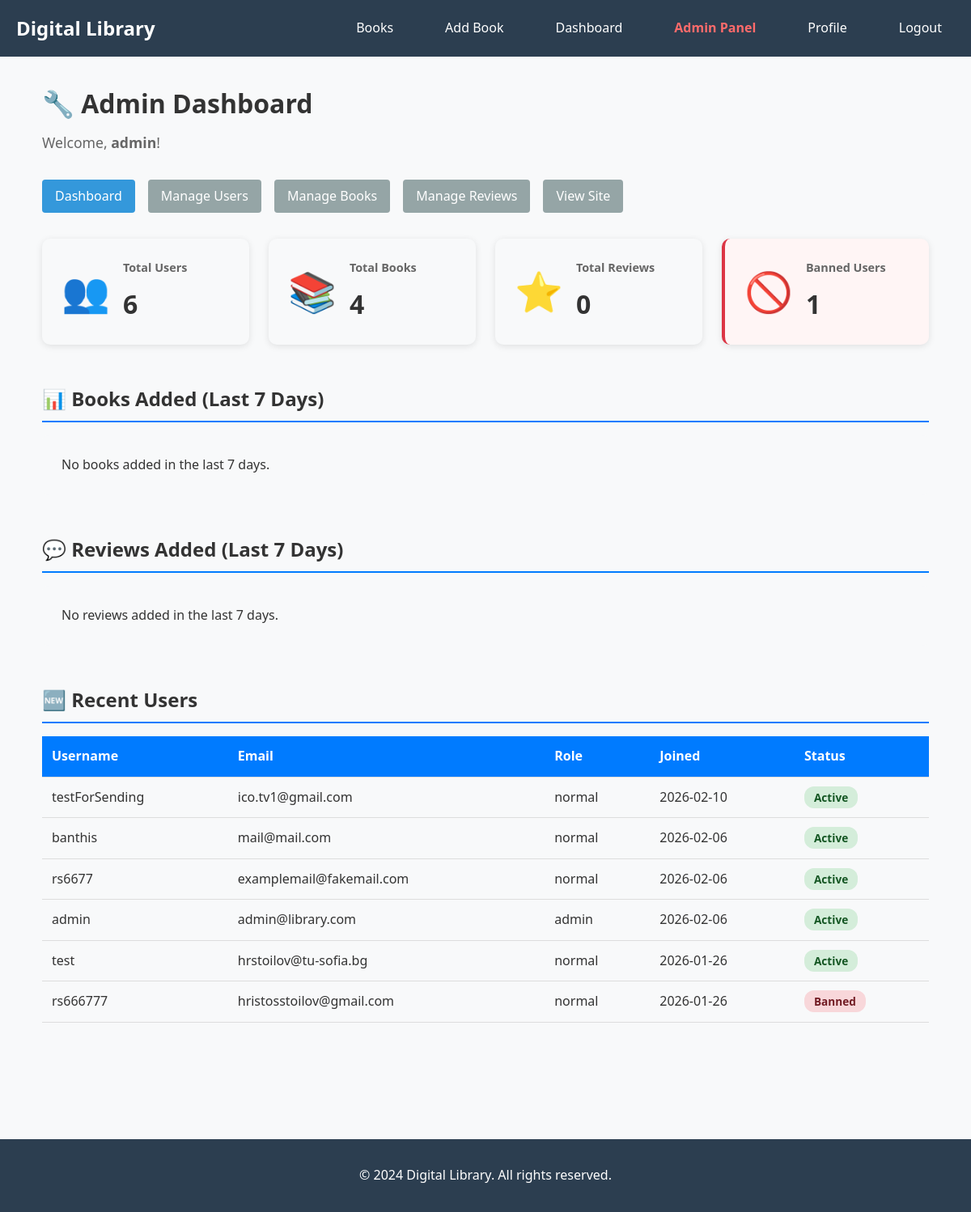
The page /user/admin/dashboard (signed in) on the database its author committed.
### models.py (models this page shows, shortened)
class User(UserMixin, db.Model):
    id = db.Column(db.Integer, primary_key=True)
    username = db.Column(db.String(150), unique=True, nullable=False)
    email = db.Column(db.String(150), unique=True, nullable=False)
    password_hash = db.Column(db.String(150), nullable=False)
    role = db.Column(db.String(20), default='normal', nullable=False)  # 'normal' or 'admin'
    is_banned = db.Column(db.Boolean, default=False, nullable=False)
    created_at = db.Column(db.DateTime, default=datetime.utcnow)
    profile_picture = db.Column(db.String(300))
    bio = db.Column(db.Text)
    reviews = db.relationship('Review', backref='author', lazy=True)
    def is_admin(self):
        return self.role == 'admin'

### routes/admin_routes.py (the view)
@admin_bp.route("/user/admin/dashboard")
@login_required
@admin_required
def admin_dashboard():
    total_users = User.query.count()
    total_books = Book.query.count()
    total_reviews = Review.query.count()
    banned_users = User.query.filter_by(is_banned=True).count()
    seven_days_ago = datetime.utcnow() - timedelta(days=7)
    books_per_day = db.session.query(
        func.date(Book.created_at).label('date'),
        func.count(Book.id).label('count')
    ).filter(Book.created_at >= seven_days_ago).group_by(
        func.date(Book.created_at)
    ).order_by(func.date(Book.created_at)).all()
    reviews_per_day = db.session.query(
        func.date(Review.created_at).label('date'),
        func.count(Review.id).label('count')
    ).filter(Review.created_at >= seven_days_ago).group_by(
        func.date(Review.created_at)
    ).order_by(func.date(Review.created_at)).all()
    recent_users = User.query.order_by(User.created_at.desc()).limit(10).all()
    recent_books = Book.query.order_by(Book.created_at.desc()).limit(10).all()
    recent_reviews = Review.query.order_by(Review.created_at.desc()).limit(10).all()
    return render_template('admin/dashboard.html',
                         total_users=total_users,
                         total_books=total_books,
                         total_reviews=total_reviews,
                         banned_users=banned_users,
                         books_per_day=books_per_day,
                         reviews_per_day=reviews_per_day,
                         recent_users=recent_users,
                         recent_books=recent_books,
                         recent_reviews=recent_reviews)

### app.py (called while the page is built)
@login_manager.user_loader
def load_user(user_id):
    return User.query.get(int(user_id))

### routes/admin_routes.py (called while the page is built)
def admin_required(f):
    @wraps(f)
    def decorated_function(*args, **kwargs):
        if not current_user.is_authenticated or not current_user.is_admin():
            flash('You do not have permission to access this page.')
            return redirect(url_for('main.index'))
        return f(*args, **kwargs)
    return decorated_function

### templates/admin/dashboard.html (shortened to what this page needs)
{% extends "base.html" %}
{% block content %}
<div class="admin-dashboard">
    <h1>🔧 Admin Dashboard</h1>
    <p class="welcome-message">Welcome, <strong>{{ current_user.username }}</strong>!</p>
    <div class="admin-nav">
        <a href="{{ url_for('admin.admin_dashboard') }}" class="btn btn-primary">Dashboard</a>
        <a href="{{ url_for('admin.manage_users') }}" class="btn btn-secondary">Manage Users</a>
        <a href="{{ url_for('admin.manage_books') }}" class="btn btn-secondary">Manage Books</a>
        <a href="{{ url_for('admin.manage_reviews') }}" class="btn btn-secondary">Manage Reviews</a>
        <a href="{{ url_for('book.user_books') }}" class="btn btn-secondary">View Site</a>
    </div>
    <div class="stats-overview">
        <div class="stat-card">
            <div class="stat-icon">👥</div>
            <div class="stat-content">
                <h3>Total Users</h3>
                <p class="stat-number">{{ total_users }}</p>
            </div>
        </div>
        <div class="stat-card">
            <div class="stat-icon">📚</div>
            <div class="stat-content">
                <h3>Total Books</h3>
                <p class="stat-number">{{ total_books }}</p>
            </div>
        </div>
        <div class="stat-card">
            <div class="stat-icon">⭐</div>
            <div class="stat-content">
                <h3>Total Reviews</h3>
                <p class="stat-number">{{ total_reviews }}</p>
            </div>
        </div>
        <div class="stat-card danger">
            <div class="stat-icon">🚫</div>
            <div class="stat-content">
                <h3>Banned Users</h3>
                <p class="stat-number">{{ banned_users }}</p>
            </div>
        </div>
    </div>
    <div class="admin-section">
        <h2>📊 Books Added (Last 7 Days)</h2>
        <div class="chart-container">
            {% if books_per_day %}
                <table class="stats-table">
                    <thead>
                        <tr>
                            <th>Date</th>
                            <th>Books Added</th>
                        </tr>
                    </thead>
                    <tbody>
                        {% for entry in books_per_day %}
                        <tr>
                            <td>{{ entry.date }}</td>
                            <td>{{ entry.count }}</td>
                        </tr>
                        {% endfor %}
                    </tbody>
                </table>
            {% else %}
                <p>No books added in the last 7 days.</p>
            {% endif %}
        </div>
    </div>
    <div class="admin-section">
        <h2>💬 Reviews Added (Last 7 Days)</h2>
        <div class="chart-container">
            {% if reviews_per_day %}
                <table class="stats-table">
                    <thead>
                        <tr>
                            <th>Date</th>
                            <th>Reviews Added</th>
                        </tr>
                    </thead>
                    <tbody>
                        {% for entry in reviews_per_day %}
                        <tr>
                            <td>{{ entry.date }}</td>
                            <td>{{ entry.count }}</td>
                        </tr>
                        {% endfor %}
                    </tbody>
                </table>
            {% else %}
                <p>No reviews added in the last 7 days.</p>
            {% endif %}
        </div>
    </div>
    <div class="admin-section">
        <h2>🆕 Recent Users</h2>
        {% if recent_users %}
            <table class="admin-table">
                <thead>
                    <tr>
                        <th>Username</th>
                        <th>Email</th>
                        <th>Role</th>
                        <th>Joined</th>
                        <th>Status</th>
                    </tr>
                </thead>
                <tbody>
                    {% for user in recent_users %}
                    <tr>
                        <td>{{ user.username }}</td>
                        <td>{{ user.email }}</td>
                        <td>{{ user.role }}</td>
                        <td>{{ user.created_at.strftime('%Y-%m-%d') }}</td>
                        <td>
                            {% if user.is_banned %}
                                <span class="badge badge-danger">Banned</span>
                            {% else %}
                                <span class="badge badge-success">Active</span>
                            {% endif %}
                        </td>
                    </tr>
                    {% endfor %}
                </tbody>
            </table>
        {% else %}
            <p>No users yet.</p>
        {% endif %}
    </div>
</div>
{% endblock %}

### static/css/style.css (style rules this page uses)
* { margin: 0; padding: 0; box-sizing: border-box; }
body { font-family: 'Segoe UI', Tahoma, Geneva, Verdana, sans-serif; line-height: 1.6; color: #333; background-color: #f8f9fa; }
.btn { display: inline-block; padding: 0.5rem 1rem; text-decoration: none; border: none; border-radius: 4px; cursor: pointer; font-size: 1rem; transition: background-color 0.3s; }
.btn-primary { background-color: #3498db; color: white; }
.btn-secondary { background-color: #95a5a6; color: white; }

### templates/admin/dashboard.html (style rules this page uses)
.admin-dashboard { max-width: 1400px; margin: 0 auto; padding: 2rem; }
.admin-dashboard h1 { margin-bottom: 0.5rem; }
.welcome-message { color: #666; margin-bottom: 2rem; font-size: 1.1rem; }
.admin-nav { margin-bottom: 2rem; display: flex; gap: 1rem; flex-wrap: wrap; }
.stats-overview { display: grid; grid-template-columns: repeat(auto-fit, minmax(250px, 1fr)); gap: 1.5rem; margin-bottom: 3rem; }
.stat-card { display: flex; align-items: center; padding: 1.5rem; background: #f8f9fa; border-radius: 10px; box-shadow: 0 2px 8px rgba(0,0,0,0.1); }
.stat-card.danger { background: #fff5f5; border-left: 4px solid #dc3545; }
.stat-icon { font-size: 3rem; margin-right: 1rem; }
.stat-content h3 { margin: 0; font-size: 0.9rem; color: #666; }
.stat-number { margin: 0.5rem 0 0 0; font-size: 2rem; font-weight: bold; color: #333; }
.admin-section { margin-bottom: 3rem; }
.admin-section h2 { margin-bottom: 1rem; border-bottom: 2px solid #007bff; padding-bottom: 0.5rem; }
.chart-container { background: #f8f9fa; padding: 1.5rem; border-radius: 8px; }
.stats-table, .admin-table { width: 100%; border-collapse: collapse; }
.stats-table th, .stats-table td, .admin-table th, .admin-table td { padding: 0.75rem; text-align: left; border-bottom: 1px solid #ddd; }
.stats-table th, .admin-table th { background: #007bff; color: white; font-weight: 600; }
.badge { padding: 0.25rem 0.75rem; border-radius: 12px; font-size: 0.85rem; font-weight: 600; }
.badge-success { background: #d4edda; color: #155724; }
.badge-danger { background: #f8d7da; color: #721c24; }

### rows shown on the page
User: username "admin", email "admin@library.com", role "admin", created_at "2026-02-06", is_banned "Active"
User: username "testForSending", email "ico.tv1@gmail.com", role "normal", created_at "2026-02-10", is_banned "Active"
User: username "banthis", email "mail@mail.com", role "normal", created_at "2026-02-06", is_banned "Active"
User: username "rs6677", email "examplemail@fakemail.com", role "normal", created_at "2026-02-06", is_banned "Active"
User: username "test", email "hrstoilov@tu-sofia.bg", role "normal", created_at "2026-01-26", is_banned "Active"
User: username "rs666777", email "hristosstoilov@gmail.com", role "normal", created_at "2026-01-26", is_banned "Banned"

### other values the page prints
{{ total_users }} "6"
{{ total_books }} "4"
{{ total_reviews }} "0"
{{ banned_users }} "1"
